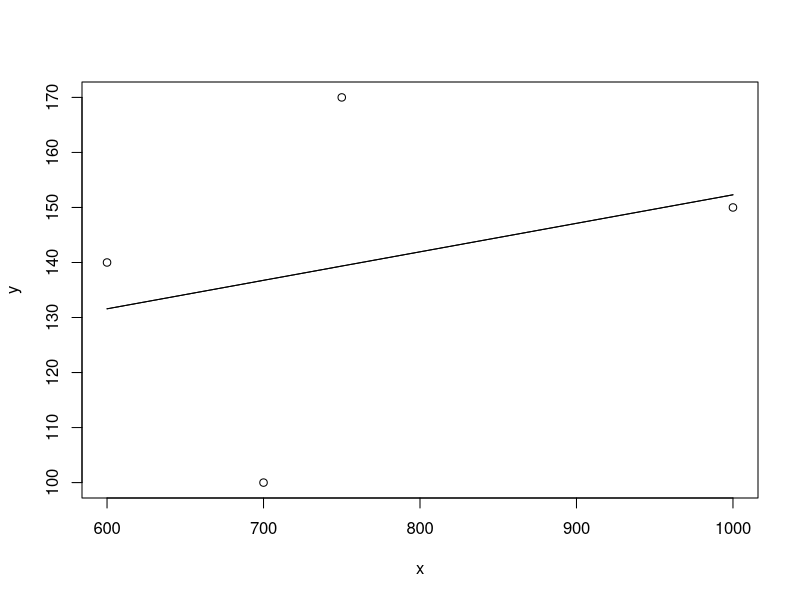

Write the R code that produced this figure.
setwd("C:\\Users\\gaura\\OneDrive\\Documents\\DA_Final_Lab")
lr<-read.csv("4.csv",header=TRUE,sep=",")
lr

x<-lr$budget
y<-lr$sales
x
y

X <- mean(x)
X
Y <- mean(y)
Y

num = sum((x-X)*(y-Y))
dem = sum((x-X)^2)

b1 = num/dem
b0 = Y - b1*X
b1
b0
lr$pred = b0 + b1*x
lr
rss = sum((y-lr$pred)^2)
rss
tss = sum((y-Y)^2)
tss
rse = sqrt(rss/(nrow(lr)-2))
rse
se = 1 -  (rss/tss)
se


fit <- lm(y~x,lr)
summary(fit)

lr$pred2 = predict(fit,data.frame(x=c(x)))
lr


plot(x,y)
lines(x,lr$pred)
lines(x,lr$pred2)

